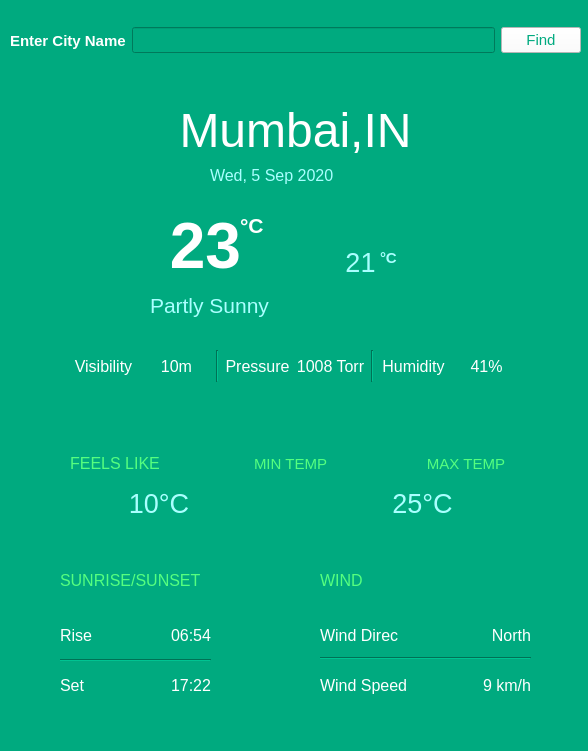
<?xml version="1.0" encoding="UTF-8"?>
<ui version="4.0">
 <class>Widget</class>
 <widget class="QWidget" name="Widget">
  <property name="geometry">
   <rect>
    <x>0</x>
    <y>0</y>
    <width>588</width>
    <height>751</height>
   </rect>
  </property>
  <property name="minimumSize">
   <size>
    <width>588</width>
    <height>751</height>
   </size>
  </property>
  <property name="maximumSize">
   <size>
    <width>588</width>
    <height>751</height>
   </size>
  </property>
  <property name="windowTitle">
   <string>WeatherApp</string>
  </property>
  <property name="windowIcon">
   <iconset theme="weather">
    <normaloff>.</normaloff>.</iconset>
  </property>
  <property name="styleSheet">
   <string notr="true">background-color: rgb(255, 85, 0);
background-color: rgb(0, 170, 127);</string>
  </property>
  <widget class="QLabel" name="temperature">
   <property name="geometry">
    <rect>
     <x>150</x>
     <y>210</y>
     <width>91</width>
     <height>71</height>
    </rect>
   </property>
   <property name="font">
    <font>
     <family>Yu Gothic UI</family>
     <pointsize>48</pointsize>
     <weight>75</weight>
     <bold>true</bold>
    </font>
   </property>
   <property name="cursor">
    <cursorShape>PointingHandCursor</cursorShape>
   </property>
   <property name="styleSheet">
    <string notr="true">color: rgb(255, 255, 255);</string>
   </property>
   <property name="text">
    <string>23</string>
   </property>
   <property name="alignment">
    <set>Qt::AlignRight|Qt::AlignTrailing|Qt::AlignVCenter</set>
   </property>
  </widget>
  <widget class="QLabel" name="weatherlabel">
   <property name="geometry">
    <rect>
     <x>150</x>
     <y>290</y>
     <width>151</width>
     <height>31</height>
    </rect>
   </property>
   <property name="font">
    <font>
     <family>Yu Gothic UI</family>
     <pointsize>16</pointsize>
     <weight>50</weight>
     <bold>false</bold>
    </font>
   </property>
   <property name="styleSheet">
    <string notr="true">color: rgb(170, 255, 255);</string>
   </property>
   <property name="text">
    <string>Partly Sunny</string>
   </property>
  </widget>
  <widget class="QLabel" name="dateTime">
   <property name="geometry">
    <rect>
     <x>210</x>
     <y>160</y>
     <width>151</width>
     <height>31</height>
    </rect>
   </property>
   <property name="font">
    <font>
     <family>Yu Gothic UI</family>
     <pointsize>12</pointsize>
    </font>
   </property>
   <property name="styleSheet">
    <string notr="true">color: rgb(170, 255, 255);</string>
   </property>
   <property name="text">
    <string>Wed, 5 Sep 2020</string>
   </property>
  </widget>
  <widget class="QLabel" name="sunrise">
   <property name="geometry">
    <rect>
     <x>60</x>
     <y>570</y>
     <width>161</width>
     <height>21</height>
    </rect>
   </property>
   <property name="font">
    <font>
     <family>Yu Gothic UI</family>
     <pointsize>12</pointsize>
    </font>
   </property>
   <property name="styleSheet">
    <string notr="true">color: rgb(85, 255, 127);</string>
   </property>
   <property name="text">
    <string>SUNRISE/SUNSET</string>
   </property>
  </widget>
  <widget class="Line" name="line_3">
   <property name="geometry">
    <rect>
     <x>60</x>
     <y>650</y>
     <width>151</width>
     <height>21</height>
    </rect>
   </property>
   <property name="font">
    <font>
     <weight>75</weight>
     <bold>true</bold>
    </font>
   </property>
   <property name="styleSheet">
    <string notr="true">color: rgb(170, 255, 255);</string>
   </property>
   <property name="orientation">
    <enum>Qt::Horizontal</enum>
   </property>
  </widget>
  <widget class="QLabel" name="wind">
   <property name="geometry">
    <rect>
     <x>320</x>
     <y>570</y>
     <width>61</width>
     <height>21</height>
    </rect>
   </property>
   <property name="font">
    <font>
     <family>Yu Gothic UI</family>
     <pointsize>12</pointsize>
    </font>
   </property>
   <property name="styleSheet">
    <string notr="true">color: rgb(85, 255, 127);</string>
   </property>
   <property name="text">
    <string>WIND</string>
   </property>
  </widget>
  <widget class="Line" name="line_4">
   <property name="geometry">
    <rect>
     <x>320</x>
     <y>650</y>
     <width>211</width>
     <height>16</height>
    </rect>
   </property>
   <property name="orientation">
    <enum>Qt::Horizontal</enum>
   </property>
  </widget>
  <widget class="QWidget" name="layoutWidget">
   <property name="geometry">
    <rect>
     <x>10</x>
     <y>20</y>
     <width>571</width>
     <height>41</height>
    </rect>
   </property>
   <layout class="QHBoxLayout" name="horizontalLayout">
    <item>
     <widget class="QLabel" name="queryLabel">
      <property name="font">
       <font>
        <family>Yu Gothic UI</family>
        <pointsize>11</pointsize>
        <weight>75</weight>
        <bold>true</bold>
       </font>
      </property>
      <property name="styleSheet">
       <string notr="true">color: rgb(255, 255, 255);</string>
      </property>
      <property name="text">
       <string>Enter City Name</string>
      </property>
     </widget>
    </item>
    <item>
     <widget class="QLineEdit" name="query">
      <property name="font">
       <font>
        <family>Yu Gothic UI</family>
        <pointsize>11</pointsize>
       </font>
      </property>
      <property name="styleSheet">
       <string notr="true">color: rgb(170, 255, 255);
border-color: rgb(255, 255, 255);</string>
      </property>
     </widget>
    </item>
    <item>
     <widget class="QPushButton" name="queryButton">
      <property name="font">
       <font>
        <family>Yu Gothic UI</family>
        <pointsize>11</pointsize>
       </font>
      </property>
      <property name="styleSheet">
       <string notr="true">background-color: rgb(255, 255, 255);
border-color: rgb(255, 255, 255);
color: rgb(0, 170, 127);</string>
      </property>
      <property name="text">
       <string>Find</string>
      </property>
     </widget>
    </item>
   </layout>
  </widget>
  <widget class="QWidget" name="layoutWidget">
   <property name="geometry">
    <rect>
     <x>30</x>
     <y>480</y>
     <width>521</width>
     <height>47</height>
    </rect>
   </property>
   <layout class="QHBoxLayout" name="horizontalLayout_3">
    <item>
     <widget class="QLabel" name="minTempValue">
      <property name="font">
       <font>
        <family>Yu Gothic UI</family>
        <pointsize>20</pointsize>
       </font>
      </property>
      <property name="styleSheet">
       <string notr="true">color: rgb(170, 255, 255);</string>
      </property>
      <property name="text">
       <string>10°C</string>
      </property>
      <property name="alignment">
       <set>Qt::AlignCenter</set>
      </property>
     </widget>
    </item>
    <item>
     <widget class="QLabel" name="maxTempValue">
      <property name="font">
       <font>
        <family>Yu Gothic UI</family>
        <pointsize>20</pointsize>
       </font>
      </property>
      <property name="styleSheet">
       <string notr="true">color: rgb(170, 255, 255);</string>
      </property>
      <property name="text">
       <string>25°C</string>
      </property>
      <property name="alignment">
       <set>Qt::AlignCenter</set>
      </property>
     </widget>
    </item>
   </layout>
  </widget>
  <widget class="QWidget" name="layoutWidget">
   <property name="geometry">
    <rect>
     <x>30</x>
     <y>440</y>
     <width>521</width>
     <height>47</height>
    </rect>
   </property>
   <layout class="QHBoxLayout" name="horizontalLayout_2">
    <item>
     <widget class="QLabel" name="feelsLikeTemp">
      <property name="font">
       <font>
        <family>Yu Gothic UI</family>
        <pointsize>12</pointsize>
       </font>
      </property>
      <property name="styleSheet">
       <string notr="true">color: rgb(85, 255, 127);</string>
      </property>
      <property name="text">
       <string>FEELS LIKE</string>
      </property>
      <property name="alignment">
       <set>Qt::AlignCenter</set>
      </property>
     </widget>
    </item>
    <item>
     <widget class="QLabel" name="minTemp">
      <property name="font">
       <font>
        <family>Yu Gothic UI</family>
        <pointsize>11</pointsize>
       </font>
      </property>
      <property name="styleSheet">
       <string notr="true">color: rgb(85, 255, 127);</string>
      </property>
      <property name="text">
       <string>MIN TEMP</string>
      </property>
      <property name="alignment">
       <set>Qt::AlignCenter</set>
      </property>
     </widget>
    </item>
    <item>
     <widget class="QLabel" name="maxTemp">
      <property name="font">
       <font>
        <family>Yu Gothic UI</family>
        <pointsize>11</pointsize>
       </font>
      </property>
      <property name="styleSheet">
       <string notr="true">color: rgb(85, 255, 127);</string>
      </property>
      <property name="text">
       <string>MAX TEMP</string>
      </property>
      <property name="alignment">
       <set>Qt::AlignCenter</set>
      </property>
     </widget>
    </item>
   </layout>
  </widget>
  <widget class="QWidget" name="layoutWidget">
   <property name="geometry">
    <rect>
     <x>60</x>
     <y>620</y>
     <width>151</width>
     <height>30</height>
    </rect>
   </property>
   <property name="styleSheet">
    <string notr="true">color: rgb(255, 255, 255);</string>
   </property>
   <layout class="QHBoxLayout" name="horizontalLayout_9">
    <item>
     <widget class="QLabel" name="rise">
      <property name="font">
       <font>
        <family>Yu Gothic UI</family>
        <pointsize>12</pointsize>
        <weight>50</weight>
        <bold>false</bold>
       </font>
      </property>
      <property name="styleSheet">
       <string notr="true">color: rgb(255, 255, 255);</string>
      </property>
      <property name="text">
       <string>Rise</string>
      </property>
     </widget>
    </item>
    <item>
     <widget class="QLabel" name="riseValue">
      <property name="font">
       <font>
        <family>Yu Gothic UI</family>
        <pointsize>12</pointsize>
       </font>
      </property>
      <property name="styleSheet">
       <string notr="true">color: rgb(255, 255, 255);</string>
      </property>
      <property name="text">
       <string>06:54</string>
      </property>
      <property name="alignment">
       <set>Qt::AlignRight|Qt::AlignTrailing|Qt::AlignVCenter</set>
      </property>
     </widget>
    </item>
   </layout>
  </widget>
  <widget class="QWidget" name="layoutWidget">
   <property name="geometry">
    <rect>
     <x>70</x>
     <y>350</y>
     <width>450</width>
     <height>32</height>
    </rect>
   </property>
   <layout class="QHBoxLayout" name="horizontalLayout_8">
    <item>
     <layout class="QHBoxLayout" name="horizontalLayout_5">
      <item>
       <widget class="QLabel" name="visibility">
        <property name="font">
         <font>
          <family>Yu Gothic UI</family>
          <pointsize>12</pointsize>
         </font>
        </property>
        <property name="styleSheet">
         <string notr="true">color: rgb(255, 255, 255);</string>
        </property>
        <property name="text">
         <string>Visibility</string>
        </property>
        <property name="alignment">
         <set>Qt::AlignCenter</set>
        </property>
       </widget>
      </item>
      <item>
       <widget class="QLabel" name="visibilityValue">
        <property name="font">
         <font>
          <family>Yu Gothic UI</family>
          <pointsize>12</pointsize>
         </font>
        </property>
        <property name="styleSheet">
         <string notr="true">color: rgb(255, 255, 255);</string>
        </property>
        <property name="text">
         <string>10m</string>
        </property>
        <property name="alignment">
         <set>Qt::AlignCenter</set>
        </property>
       </widget>
      </item>
     </layout>
    </item>
    <item>
     <widget class="Line" name="line">
      <property name="font">
       <font>
        <weight>75</weight>
        <bold>true</bold>
       </font>
      </property>
      <property name="styleSheet">
       <string notr="true">color: rgb(85, 255, 127);</string>
      </property>
      <property name="orientation">
       <enum>Qt::Vertical</enum>
      </property>
     </widget>
    </item>
    <item>
     <layout class="QHBoxLayout" name="horizontalLayout_6">
      <item>
       <widget class="QLabel" name="pressure">
        <property name="font">
         <font>
          <family>Yu Gothic UI</family>
          <pointsize>12</pointsize>
         </font>
        </property>
        <property name="styleSheet">
         <string notr="true">color: rgb(255, 255, 255);</string>
        </property>
        <property name="text">
         <string>Pressure</string>
        </property>
        <property name="alignment">
         <set>Qt::AlignCenter</set>
        </property>
       </widget>
      </item>
      <item>
       <widget class="QLabel" name="pressurevalue">
        <property name="font">
         <font>
          <family>Yu Gothic UI</family>
          <pointsize>12</pointsize>
         </font>
        </property>
        <property name="styleSheet">
         <string notr="true">color: rgb(255, 255, 255);</string>
        </property>
        <property name="text">
         <string>1008 Torr</string>
        </property>
        <property name="alignment">
         <set>Qt::AlignCenter</set>
        </property>
       </widget>
      </item>
     </layout>
    </item>
    <item>
     <widget class="Line" name="line_2">
      <property name="font">
       <font>
        <pointsize>10</pointsize>
        <weight>75</weight>
        <bold>true</bold>
       </font>
      </property>
      <property name="styleSheet">
       <string notr="true">color: rgb(85, 255, 127);</string>
      </property>
      <property name="orientation">
       <enum>Qt::Vertical</enum>
      </property>
     </widget>
    </item>
    <item>
     <layout class="QHBoxLayout" name="horizontalLayout_7">
      <item>
       <widget class="QLabel" name="humidity">
        <property name="font">
         <font>
          <family>Yu Gothic UI</family>
          <pointsize>12</pointsize>
         </font>
        </property>
        <property name="styleSheet">
         <string notr="true">color: rgb(255, 255, 255);</string>
        </property>
        <property name="text">
         <string>Humidity</string>
        </property>
        <property name="alignment">
         <set>Qt::AlignCenter</set>
        </property>
       </widget>
      </item>
      <item>
       <widget class="QLabel" name="humidityValue">
        <property name="font">
         <font>
          <family>Yu Gothic UI</family>
          <pointsize>12</pointsize>
         </font>
        </property>
        <property name="styleSheet">
         <string notr="true">color: rgb(255, 255, 255);</string>
        </property>
        <property name="text">
         <string>41%</string>
        </property>
        <property name="alignment">
         <set>Qt::AlignCenter</set>
        </property>
       </widget>
      </item>
     </layout>
    </item>
   </layout>
  </widget>
  <widget class="QWidget" name="layoutWidget">
   <property name="geometry">
    <rect>
     <x>0</x>
     <y>100</y>
     <width>591</width>
     <height>61</height>
    </rect>
   </property>
   <property name="font">
    <font>
     <pointsize>36</pointsize>
     <weight>50</weight>
     <bold>false</bold>
    </font>
   </property>
   <layout class="QHBoxLayout" name="horizontalLayout_4">
    <item>
     <widget class="QLabel" name="location">
      <property name="font">
       <font>
        <family>Yu Gothic UI</family>
        <pointsize>36</pointsize>
        <weight>50</weight>
        <bold>false</bold>
       </font>
      </property>
      <property name="styleSheet">
       <string notr="true">color: rgb(255, 255, 255);</string>
      </property>
      <property name="text">
       <string>Mumbai,IN</string>
      </property>
      <property name="alignment">
       <set>Qt::AlignCenter</set>
      </property>
     </widget>
    </item>
   </layout>
  </widget>
  <widget class="QWidget" name="layoutWidget">
   <property name="geometry">
    <rect>
     <x>60</x>
     <y>670</y>
     <width>151</width>
     <height>30</height>
    </rect>
   </property>
   <property name="styleSheet">
    <string notr="true">color: rgb(255, 255, 255);</string>
   </property>
   <layout class="QHBoxLayout" name="horizontalLayout_10">
    <item>
     <widget class="QLabel" name="set">
      <property name="font">
       <font>
        <family>Yu Gothic UI</family>
        <pointsize>12</pointsize>
       </font>
      </property>
      <property name="styleSheet">
       <string notr="true">color: rgb(255, 255, 255);</string>
      </property>
      <property name="text">
       <string>Set</string>
      </property>
     </widget>
    </item>
    <item>
     <widget class="QLabel" name="setValue">
      <property name="font">
       <font>
        <family>Yu Gothic UI</family>
        <pointsize>12</pointsize>
       </font>
      </property>
      <property name="styleSheet">
       <string notr="true">color: rgb(255, 255, 255);</string>
      </property>
      <property name="text">
       <string>17:22</string>
      </property>
      <property name="alignment">
       <set>Qt::AlignRight|Qt::AlignTrailing|Qt::AlignVCenter</set>
      </property>
     </widget>
    </item>
   </layout>
  </widget>
  <widget class="QWidget" name="layoutWidget">
   <property name="geometry">
    <rect>
     <x>320</x>
     <y>670</y>
     <width>211</width>
     <height>30</height>
    </rect>
   </property>
   <layout class="QHBoxLayout" name="horizontalLayout_11">
    <item>
     <widget class="QLabel" name="windSpeed">
      <property name="font">
       <font>
        <family>Yu Gothic UI</family>
        <pointsize>12</pointsize>
       </font>
      </property>
      <property name="styleSheet">
       <string notr="true">color: rgb(255, 255, 255);</string>
      </property>
      <property name="text">
       <string>Wind Speed</string>
      </property>
     </widget>
    </item>
    <item>
     <widget class="QLabel" name="windSpeedValue">
      <property name="font">
       <font>
        <family>Yu Gothic UI</family>
        <pointsize>12</pointsize>
       </font>
      </property>
      <property name="styleSheet">
       <string notr="true">color: rgb(255, 255, 255);</string>
      </property>
      <property name="text">
       <string>9 km/h</string>
      </property>
      <property name="alignment">
       <set>Qt::AlignRight|Qt::AlignTrailing|Qt::AlignVCenter</set>
      </property>
     </widget>
    </item>
   </layout>
  </widget>
  <widget class="QWidget" name="layoutWidget">
   <property name="geometry">
    <rect>
     <x>320</x>
     <y>620</y>
     <width>211</width>
     <height>30</height>
    </rect>
   </property>
   <layout class="QHBoxLayout" name="horizontalLayout_12">
    <item>
     <widget class="QLabel" name="windDirValue">
      <property name="font">
       <font>
        <family>Yu Gothic UI</family>
        <pointsize>12</pointsize>
       </font>
      </property>
      <property name="styleSheet">
       <string notr="true">color: rgb(255, 255, 255);</string>
      </property>
      <property name="text">
       <string>Wind Direc</string>
      </property>
     </widget>
    </item>
    <item>
     <widget class="QLabel" name="windDirValue_2">
      <property name="font">
       <font>
        <family>Yu Gothic UI</family>
        <pointsize>12</pointsize>
       </font>
      </property>
      <property name="styleSheet">
       <string notr="true">color: rgb(255, 255, 255);</string>
      </property>
      <property name="text">
       <string>North</string>
      </property>
      <property name="alignment">
       <set>Qt::AlignRight|Qt::AlignTrailing|Qt::AlignVCenter</set>
      </property>
     </widget>
    </item>
   </layout>
  </widget>
  <widget class="QLabel" name="celciusTemp">
   <property name="geometry">
    <rect>
     <x>240</x>
     <y>210</y>
     <width>51</width>
     <height>31</height>
    </rect>
   </property>
   <property name="font">
    <font>
     <family>Yu Gothic UI</family>
     <pointsize>16</pointsize>
     <weight>75</weight>
     <bold>true</bold>
    </font>
   </property>
   <property name="styleSheet">
    <string notr="true">color:rgb(255,255,255);</string>
   </property>
   <property name="text">
    <string>°C</string>
   </property>
  </widget>
  <widget class="QLabel" name="feelsLikeTempValue">
   <property name="geometry">
    <rect>
     <x>340</x>
     <y>240</y>
     <width>41</width>
     <height>45</height>
    </rect>
   </property>
   <property name="font">
    <font>
     <family>Yu Gothic UI</family>
     <pointsize>20</pointsize>
    </font>
   </property>
   <property name="styleSheet">
    <string notr="true">color: rgb(170, 255, 255);</string>
   </property>
   <property name="text">
    <string>21</string>
   </property>
   <property name="alignment">
    <set>Qt::AlignCenter</set>
   </property>
  </widget>
  <widget class="QLabel" name="label">
   <property name="geometry">
    <rect>
     <x>380</x>
     <y>250</y>
     <width>21</width>
     <height>16</height>
    </rect>
   </property>
   <property name="font">
    <font>
     <family>Yu Gothic UI</family>
     <pointsize>11</pointsize>
     <weight>75</weight>
     <bold>true</bold>
    </font>
   </property>
   <property name="styleSheet">
    <string notr="true">color: rgb(170, 255, 255);</string>
   </property>
   <property name="text">
    <string>°C</string>
   </property>
  </widget>
 </widget>
 <resources/>
 <connections/>
</ui>
